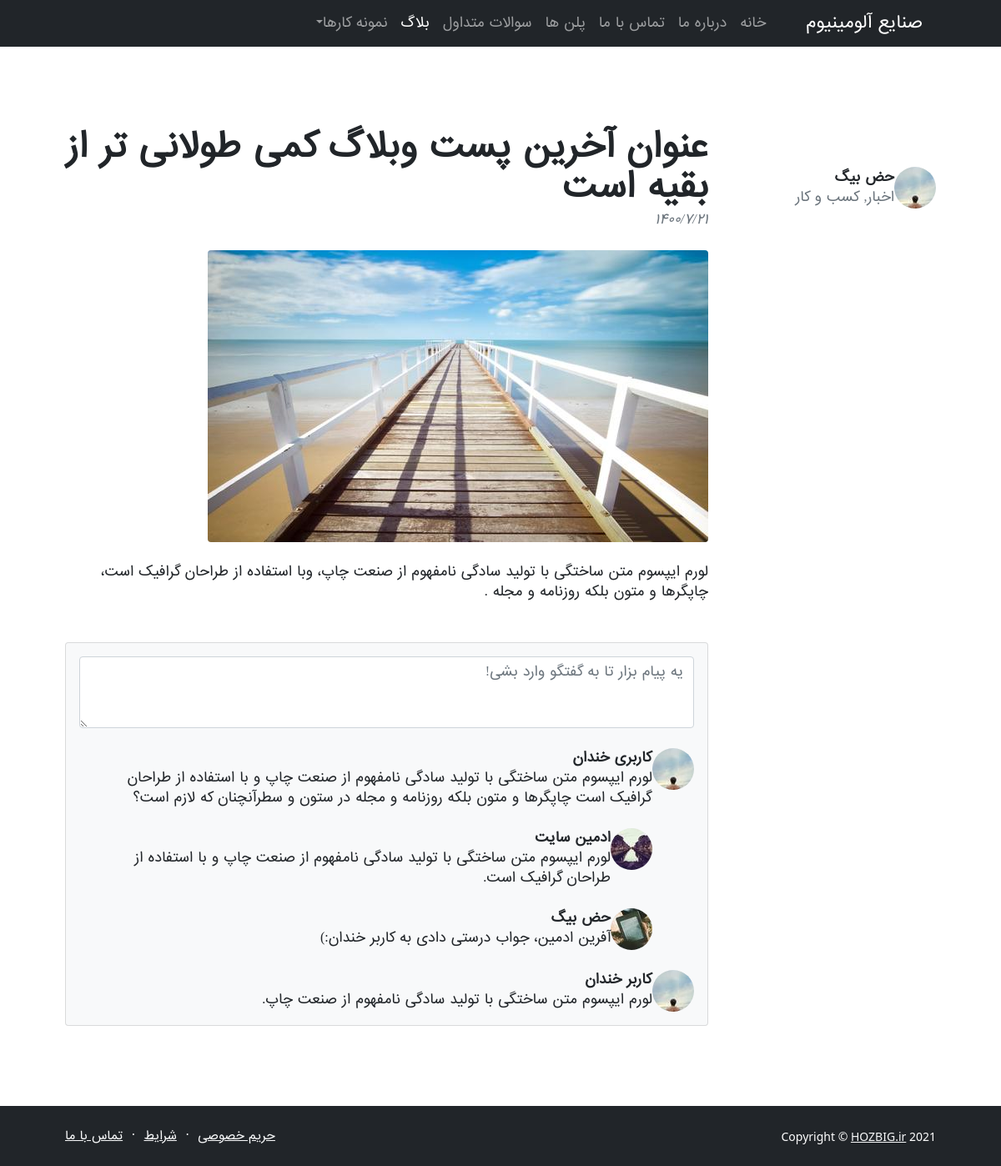
/blog/longer-blog, run on an earlier commit of the app's database.
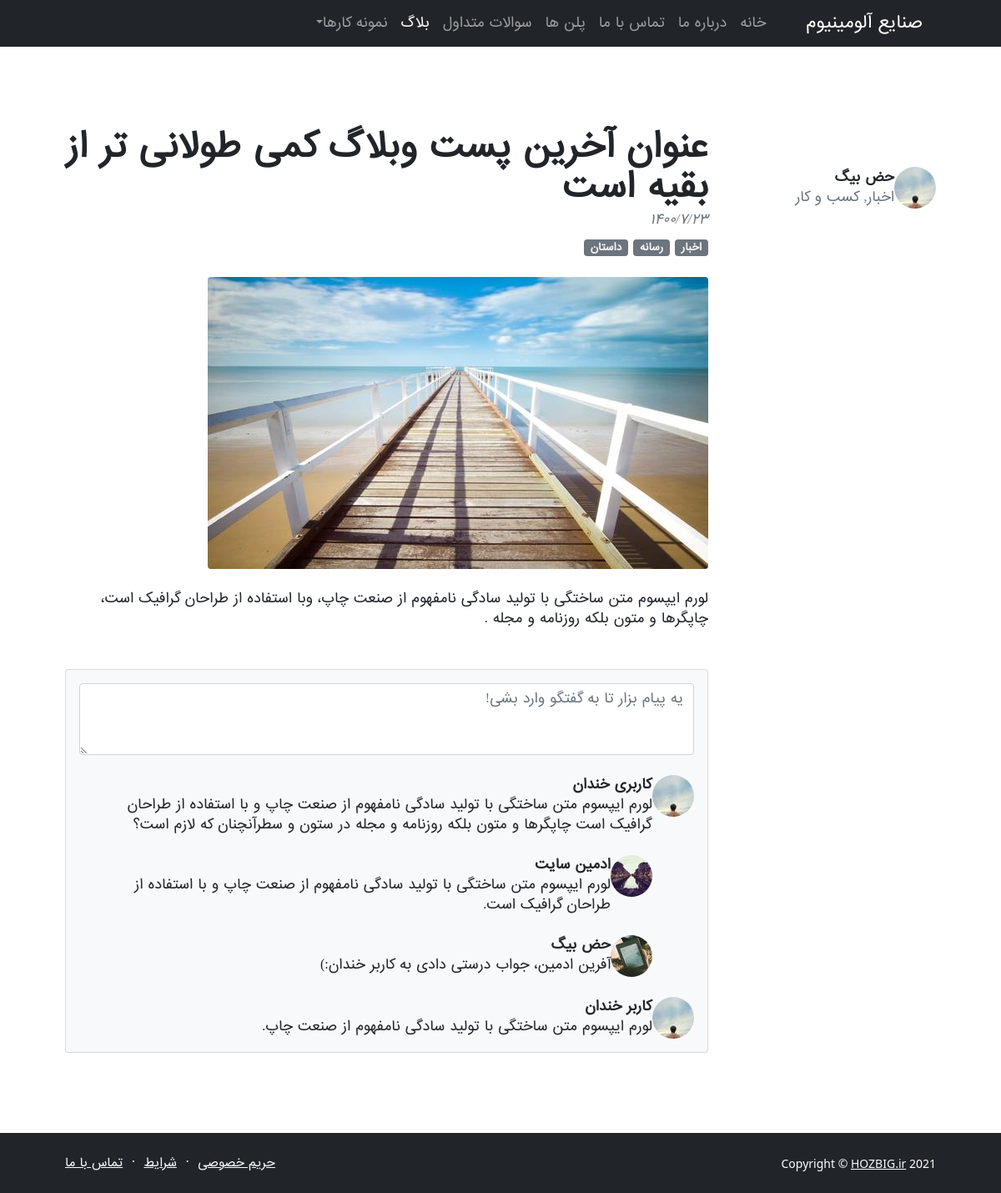
And on a later commit of the database.
### blog_articel/models.py (models this page shows, shortened)
class Article(models.Model):
    title = models.CharField(max_length=150, )
    slug = models.SlugField(blank=True, default="", unique=True, )
    text = models.TextField(null=True, blank=True, )
    image = models.ImageField(upload_to="articles-image/", null=True, blank=False, )
    time_for_read = models.IntegerField(default=5)
    category = models.ManyToManyField(Category, related_name="category_rel_name")
    created_time = models.DateTimeField(auto_now_add=True, blank=True, null=True, )
    publish_time = models.DateTimeField(auto_now=True, blank=True, null=True, )
    STATUS_LIST = (
            ("p", "publish"),
            ("d", "draft"),
        )
    status = models.CharField(max_length=1, choices=STATUS_LIST, default="p", )
    suggest = models.BooleanField(default=False, help_text="If true: avaibale to show in suggest field.", )
    def j_created_time(self):
        return jalali_convertor(self.created_time, lang_format="en", time_status="on")
    j_created_time.short_description = "created_time"
    def j_publish_time(self):
        return jalali_convertor(self.publish_time)
    j_publish_time.short_description = "published_time"

### blog_category/models.py (models this page shows)
class Category(models.Model):
    title = models.CharField(max_length=50, unique=True)
    slug = models.SlugField(unique=True)
    position = models.IntegerField()
    def __str__(self):
        return self.title

### blog/views.py (the view)
# urls.py: path('<slug>', blog_post_view, name= 'blog_post_url'),
def blog_post_view(request, slug):
    try:
        articel = Article.objects.all().get(slug=slug)
        templateName = 'blog/blog-post.html'
    except:
        articel = None
        templateName = "blog/blog-post.html"
    context = {
        "page_title": articel.title,
        "articel": articel,
    }
    return render(request, templateName, context)

### extensions/jalali.py (called while the page is built)
    def persian_tuple(self):
        return self.persian_year, self.persian_month, self.persian_day

### extensions/per_num.py (called while the page is built, shortened)
def persian_number_convertor(my_str, lang_format):
    if lang_format == "fa":
        numbers = {
            "0": "۰",
            "1": "۱",
            "2": "۲",
            "3": "۳",
            "4": "۴",
            "5": "۵",
            "6": "۶",
            "7": "۷",
            "8": "۸",
            "9": "۹",
        }
    for e, p in numbers.items():
        my_str = my_str.replace(e, p)
    return my_str

### templates/blog/blog-post.html (shortened to what the changed rows need)
{% extends 'bases/base-templates.html' %}
{% load static %}
        {% block first_row %}
        <section class="py-5">
            <div class="container px-5 my-5">
                <div class="row gx-5">
                    <div class="col-lg-9">
                        <article>
                            <header class="mb-4">
                                <h1 class="fw-bolder mb-1">{{articel.title}}</h1>
                                <div class="text-muted fst-italic mb-2">{{articel.j_publish_time}}</div>
                                {% for cat in articel.category.all %}
                                    <a class="badge bg-secondary text-decoration-none link-light" href="#!">{{cat}}</a>
                                {% endfor %}
                            </header>
                            <figure class="mb-4"><img class="img-fluid rounded" src="{{articel.image.url}}" alt="{{articel.image.name}}" />
                            </figure>
                            <section class="mb-5"> {{articel.text|linebreaks}} </section>
                        </article>
                    </div>
                </div>
            </div>
        </section>
        {% endblock first_row %}

What changed in the data, as far as the page shows it:
changed Article "عنوان آخرین پست وبلاگ کمی طولانی تر از بقیه است": j_publish_time "۱۴۰۰/۷/۲۱" → "۱۴۰۰/۷/۲۳"
now on this page (row unchanged): Category: title "اخبار"
now on this page (row unchanged): Category: title "رسانه"
now on this page (row unchanged): Category: title "داستان"
